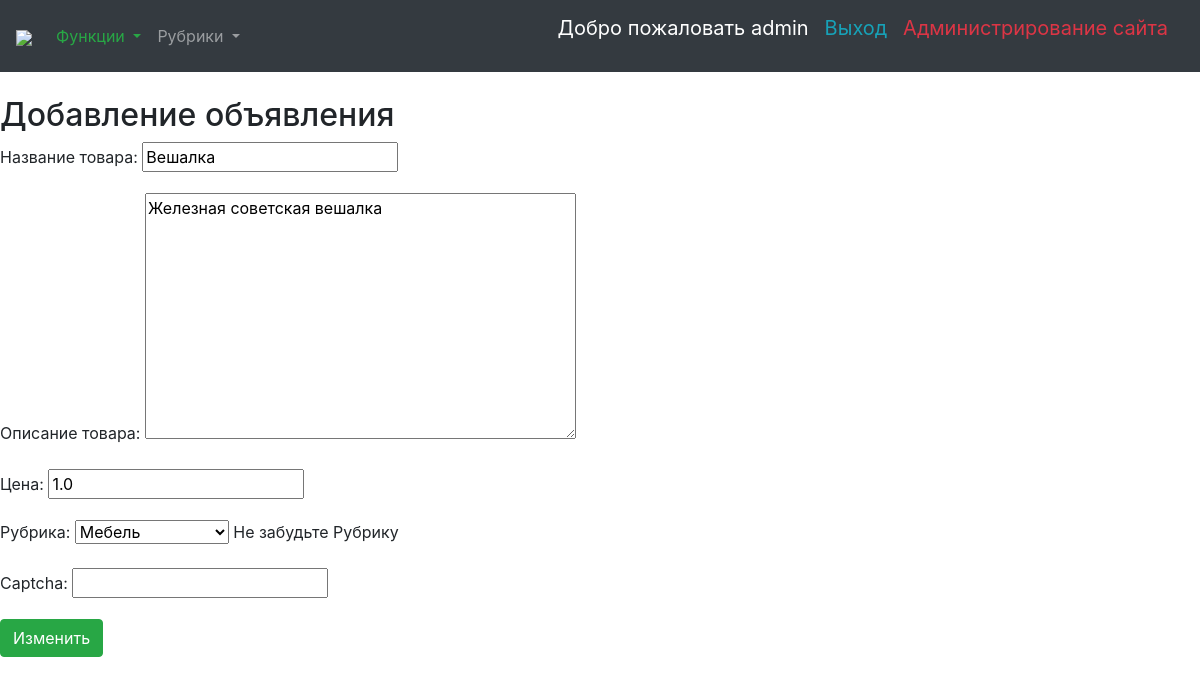
The page /update/7/ (signed in) on the database its author committed.
### bboard/models.py (models this page shows)
class Bd(models.Model):
	title = models.CharField(max_length=50, verbose_name='Товар')
	content = models.TextField(null=True, blank=True, verbose_name='Описание')
	price = models.FloatField(null=True, blank=True, default=0, verbose_name='Цена')
	published = models.DateTimeField(auto_now_add=True, db_index=True, verbose_name='Опубликовано')
	rubric = models.ForeignKey('Rubric', null=True,
		on_delete=models.PROTECT, verbose_name='Рубрика')
	class Meta:
		verbose_name_plural='Объявления'
		verbose_name='Объявление'
		ordering=['-published']
	objects = models.Manager()
	reverse = BdManager()

### bboard/views.py (the view)
# urls.py: path('update/<int:pk>/', update,
def update(request, pk):
	if request.user.is_superuser or request.user.is_staff:
		bd = Bd.objects.get(pk=pk)
		if request.method == 'POST':
			bdf = BdForm(request.POST, instance=bd)
			if bdf.is_valid():
				bdf.save()
				return HttpResponseRedirect(reverse('bboard:by_rubric',
					kwargs={'rubric_id': bdf.cleaned_data['rubric'].pk}))
			else:
				context = {'form':bdf}
				return render(request, 'bboard/bd_update.html', context)
		else:
			bdf = BdForm(instance=bd)
			context = {'form':bdf}
			return render(request, 'bboard/bd_update.html', context)
	else:
		return HttpResponseForbidden('У вас нет доступа')

### bboard/forms.py (shortened to what this page needs)
class BdForm(forms.ModelForm):
	title = forms.CharField(label = 'Название товара')
	content = forms.CharField(label = 'Описание товара',
			widget = forms.widgets.Textarea())
	price = forms.DecimalField(label = 'Цена', decimal_places=2)
	rubric = forms.ModelChoiceField(queryset=Rubric.objects.all(),
			label = 'Рубрика', help_text = 'Не забудьте Рубрику')
	captcha = CaptchaField()
	class Meta:
		model = Bd
		fields = ('title', 'content', 'price', 'rubric')

### bboard/models.py (called while the page is built)
	def __str__(self):
		return self.name

### bboard/templates/bboard/bd_update.html (shortened to what this page needs)
{% extends "layout/basic.html" %}
{% block content %}
<h2>Добавление объявления</h2>
<form  action="{% url 'bboard:add' %}" method="POST">
	{{ form.as_p }}
	<input type="submit" value="Изменить" class="btn btn-success">
</form>
{% endblock %}

### bboard/templates/layout/basic.html (shortened to what this page needs)
{% load static %}
{% load bbcode_tags %}
{% load bootstrap4 %}
{% load my_templatetags %}
<!DOCTYPE html>
<html lang="en">
<head>
	{% bootstrap_css %}
</head>
<body>
	<nav class="navbar navbar-expand-sm bg-dark navbar-dark">
		<a class="navbar-brand" href="{% url 'bboard:index' %}"><img src="/static/bboard/bg1.jpg" style="width:64px;"></a>
		<ul class="navbar-nav ">
			<li>
				<a class="nav-link dropdown-toggle text-success" href="#" id="navbardrop" data-toggle="dropdown">
					Функции
				</a>
			</li>
			<li class="nav-item dropdown">
				<a class="nav-link dropdown-toggle" href="#" id="navbardrop" data-toggle="dropdown">
					Рубрики
				</a>
			</li>
		</ul>
		<ul class="navbar-nav ml-auto">
			{% if user.is_authenticated %}
				<p class="navbar-brand">Добро пожаловать {{ user.username }}</p>
				<a class="navbar-brand text-info" href="{% url 'bboard:logout' %}">Выход</a><br>
				{% if user.is_staff %}
					<a class="navbar-brand text-danger" href="admin/">Администрирование сайта</a>
				{% elif user.is_superuser %}
					<a class="navbar-brand text-danger" href="admin/">Администрирование сайта</a>
				{% endif %}
			{% else %}
				<a class="navbar-brand" href="{% url 'bboard:login' %}">Войти</a>
				<a class="navbar-brand" href="{% url 'bboard:register' %}">Регистрация</a>
			{% endif %}
		</ul>
	</nav>
	<br>
	<section>
		{% block content %}
		{% endblock %}
	</section>
</body>
</html>

### rows shown on the page
Bd: title "Вешалка", content "Железная советская вешалка", price "1.0", rubric "Мебель"

### other values the page prints
{{ user.username }} "admin"
